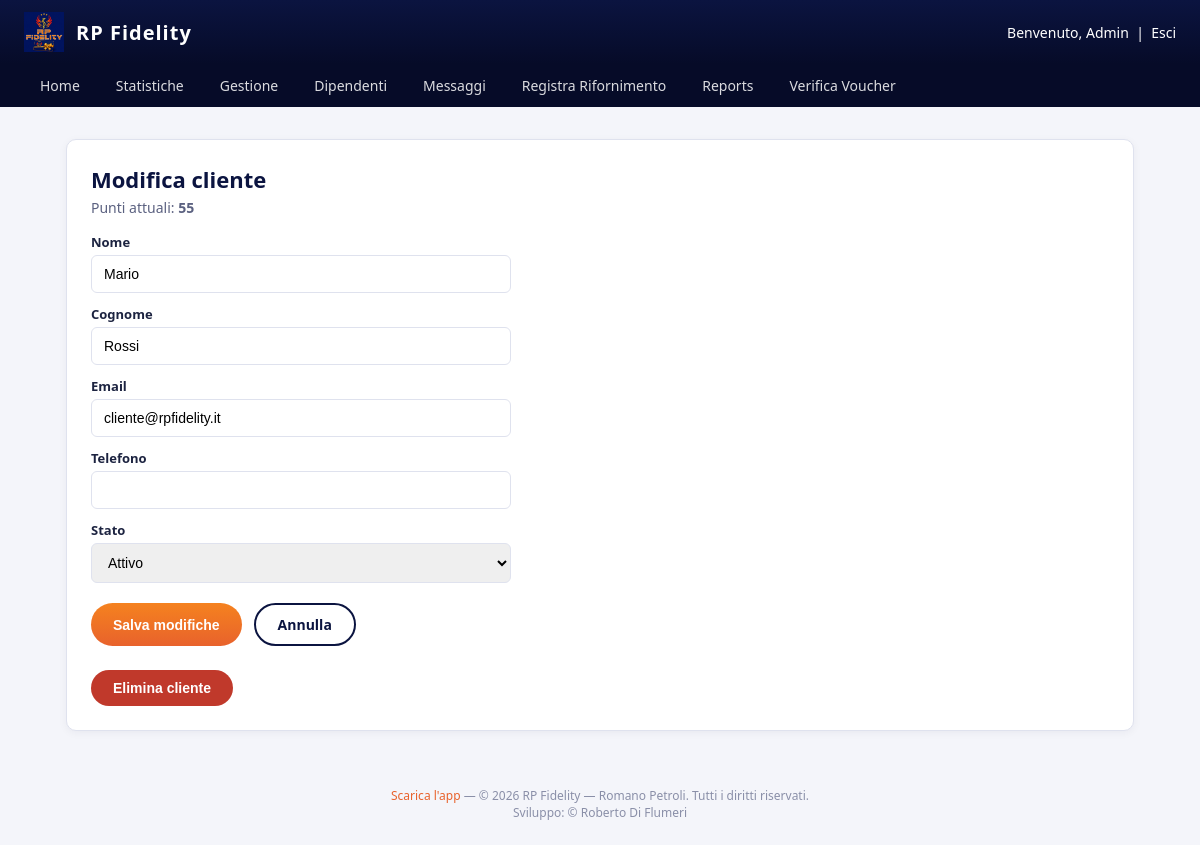
Page /admin/clienti/modifica?id=3 (signed in) on the committed database.
### tables this page shows
CREATE TABLE IF NOT EXISTS users (
    id INT UNSIGNED AUTO_INCREMENT PRIMARY KEY,
    nome VARCHAR(100) NOT NULL,
    cognome VARCHAR(100) NOT NULL,
    email VARCHAR(190) NOT NULL UNIQUE,
    password_hash VARCHAR(255) NOT NULL,
    telefono VARCHAR(30) NULL,
     
    codice_card VARCHAR(20) NULL UNIQUE,
    ruolo ENUM('cliente','admin','dipendente') NOT NULL DEFAULT 'cliente',
    punti_saldo DECIMAL(10,2) NOT NULL DEFAULT 0,
    stato ENUM('attivo','sospeso') NOT NULL DEFAULT 'attivo',
    api_token VARCHAR(64) NULL UNIQUE,
    data_registrazione DATETIME NOT NULL DEFAULT CURRENT_TIMESTAMP
);

### src/Core/View.php (called while the page is built, shortened)
<?php
class View
{
    public static function layout(string $view, array $data = []): void
    {
        extract($data);
        $viewFile = __DIR__ . '/../Views/' . $view . '.php';
        require $viewFile;
        $content = ob_get_clean();
        require __DIR__ . '/../Views/layout.php';
    }
}

### src/Controllers/AdminController.php (called while the page is built, shortened)
<?php
class AdminController
{
    public function modificaClienteForm(): void
    {
        $id = (int) ($_GET['id'] ?? 0);
        $cliente = User::find($id);
        View::layout('admin/modifica-cliente', [
            'pageTitle' => 'Modifica cliente — RP Fidelity',
            'cliente' => $cliente,
        ]);
    }
}

### src/Core/Router.php (called while the page is built, shortened)
<?php
class Router
{
    private array $routes = [];
    public function get(string $path, callable $handler): void
    {
        $this->routes['GET'][$path] = $handler;
    }
    public function post(string $path, callable $handler): void
    {
        $this->routes['POST'][$path] = $handler;
    }
    public function dispatch(string $method, string $uri): void
    {
        $path = parse_url($uri, PHP_URL_PATH) ?: '/';
        $path = rtrim($path, '/');
        $handler = $this->routes[$method][$path] ?? null;
        $handler();
    }
}

### public/index.php (called while the page is built, shortened)
<?php
require __DIR__ . '/../src/Core/helpers.php';
spl_autoload_register(function (string $class) {
    $prefix = 'App\\';
    $relative = substr($class, strlen($prefix));
    $file = __DIR__ . '/../src/' . str_replace('\\', '/', $relative) . '.php';
});
$router = new Router();
$router->get('/', function () {
    header('Location: ' . (Auth::check() ? '/dashboard' : '/login'));
});
$router->get('/login', [new AuthController(), 'showLogin']);
$router->post('/login', [new AuthController(), 'login']);
$router->get('/registrati', [new AuthController(), 'showRegister']);
$router->post('/registrati', [new AuthController(), 'register']);
$router->get('/logout', [new AuthController(), 'logout']);
$router->get('/scarica-app', [new PublicController(), 'scaricaApp']);
$router->get('/dashboard', [new DashboardController(), 'index']);
$router->get('/rifornimenti', [new DashboardController(), 'rifornimenti']);
$router->get('/la-mia-card', [new DashboardController(), 'card']);
$router->get('/voucher', [new VoucherController(), 'index']);
$router->get('/catalogo', [new VoucherController(), 'catalogo']);
$router->post('/voucher/riscatta', [new VoucherController(), 'riscatta']);
$router->get('/voucher/pdf', [new VoucherController(), 'pdf']);
$router->get('/contatti', [new ContattiController(), 'index']);
$router->post('/contatti', [new ContattiController(), 'invia']);
$router->get('/faq', [new FaqController(), 'index']);
$router->get('/impostazioni', [new SettingsController(), 'index']);
$router->post('/impostazioni', [new SettingsController(), 'aggiornaProfilo']);
$router->post('/impostazioni/password', [new SettingsController(), 'aggiornaPassword']);
$router->get('/admin/statistiche', [new AdminController(), 'statistiche']);
$router->get('/admin/clienti', [new AdminController(), 'clienti']);
$router->get('/admin/clienti/modifica', [new AdminController(), 'modificaClienteForm']);
$router->post('/admin/clienti/modifica', [new AdminController(), 'modificaCliente']);
$router->post('/admin/clienti/elimina', [new AdminController(), 'eliminaCliente']);
$router->get('/admin/messaggi', [new AdminController(), 'messaggi']);
$router->get('/admin/messaggi/thread', [new AdminController(), 'messaggioThread']);
$router->post('/admin/messaggi/rispondi', [new AdminController(), 'rispondiMessaggio']);
$router->get('/admin/dipendenti', [new AdminController(), 'dipendenti']);
$router->get('/admin/dipendenti/nuovo', [new AdminController(), 'nuovoDipendenteForm']);
$router->post('/admin/dipendenti/nuovo', [new AdminController(), 'nuovoDipendente']);
$router->get('/admin/dipendenti/modifica', [new AdminController(), 'modificaDipendenteForm']);
$router->post('/admin/dipendenti/modifica', [new AdminController(), 'modificaDipendente']);
$router->post('/admin/dipendenti/elimina', [new AdminController(), 'eliminaDipendente']);
$router->get('/admin/reports', [new AdminController(), 'reports']);
$router->get('/admin/verifica-voucher', [new AdminController(), 'verificaVoucher']);
$router->post('/admin/verifica-voucher/usa', [new AdminController(), 'usaVoucher']);
$router->get('/admin/rifornimenti/nuovo', [new AdminController(), 'nuovoRifornimento']);
$router->post('/admin/rifornimenti/nuovo/cliente', [new AdminController(), 'identificaCliente']);
$router->post('/admin/rifornimenti/nuovo/cambia-cliente', [new AdminController(), 'cambiaCliente']);
$router->post('/admin/rifornimenti/nuovo/voucher', [new AdminController(), 'aggiungiVoucher']);
$router->post('/admin/rifornimenti/nuovo/voucher/rimuovi', [new AdminController(), 'rimuoviVoucher']);
$router->post('/admin/rifornimenti/nuovo/conferma', [new AdminController(), 'confermaRifornimento']);
$router->dispatch($_SERVER['REQUEST_METHOD'], $_SERVER['REQUEST_URI']);

### src/Core/Database.php (called while the page is built, shortened)
<?php
class Database
{
    private static ?PDO $instance = null;
    public static function connection(): PDO
    {
        if (self::$instance === null) {
            $config = require __DIR__ . '/../../config/config.php';
            $db = $config['db'];
            $dsn = sprintf(
                'mysql:host=%s;port=%d;dbname=%s;charset=%s',
                $db['host'],
                $db['port'],
                $db['name'],
                $db['charset']
            );
            self::$instance = new PDO($dsn, $db['user'], $db['pass'], [
                PDO::ATTR_ERRMODE => PDO::ERRMODE_EXCEPTION,
                PDO::ATTR_DEFAULT_FETCH_MODE => PDO::FETCH_ASSOC,
            ]);
        }
        return self::$instance;
    }
}

### src/Models/User.php (called while the page is built, shortened)
<?php
class User
{
    public static function find(int $id): ?array
    {
        $stmt = Database::connection()->prepare('SELECT * FROM users WHERE id = ?');
        $stmt->execute([$id]);
        $user = $stmt->fetch();
        return $user ?: null;
    }
}

### src/Core/helpers.php (called while the page is built)
<?php
function format_punti(float $punti): string
{
    if (fmod($punti, 1.0) === 0.0) {
        return number_format($punti, 0, ',', '.');
    }
    return number_format($punti, 2, ',', '.');
}

### src/Core/Auth.php (called while the page is built, shortened)
<?php
class Auth
{
    public static function userId(): ?int
    {
        return $_SESSION['user_id'] ?? null;
    }
    public static function user(): ?array
    {
        $id = self::userId();
        return $id ? User::find($id) : null;
    }
}

### src/Views/admin/modifica-cliente.php (the view, shortened to what this page needs)
<div class="rp-card">
    <h1 class="rp-title">Modifica cliente</h1>
    <p class="rp-subtitle">Punti attuali: <strong><?= format_punti((float) $cliente['punti_saldo']) ?></strong></p>
    <form class="rp-form" method="post" action="/admin/clienti/modifica" style="max-width: 420px;">
        <label for="nome">Nome</label>
        <input type="text" id="nome" name="nome" required value="<?= htmlspecialchars($cliente['nome']) ?>">
        <label for="cognome">Cognome</label>
        <input type="text" id="cognome" name="cognome" required value="<?= htmlspecialchars($cliente['cognome']) ?>">
        <label for="email">Email</label>
        <input type="email" id="email" name="email" required value="<?= htmlspecialchars($cliente['email']) ?>">
        <label for="telefono">Telefono</label>
        <input type="tel" id="telefono" name="telefono" value="<?= htmlspecialchars($cliente['telefono'] ?? '') ?>">
        <label for="stato">Stato</label>
        <select id="stato" name="stato">
            <option value="attivo" <?= $cliente['stato'] === 'attivo' ? 'selected' : '' ?>>Attivo</option>
        </select>
        <div style="margin-top: 20px; display:flex; gap:12px;">
            <button type="submit" class="rp-btn">Salva modifiche</button>
            <a href="/admin/clienti" class="rp-btn rp-btn-outline">Annulla</a>
        </div>
    </form>
    <form method="post" action="/admin/clienti/elimina"
          onsubmit="return confirm('Eliminare definitivamente questo cliente? L\'operazione non è reversibile.');"
          style="margin-top: 24px;">
        <button type="submit" class="rp-btn" style="background:#c0392b;">Elimina cliente</button>
    </form>
</div>

### src/Views/layout.php (shortened to what this page needs)
<?php
$user = Auth::user();
$isAdmin = $user && $user['ruolo'] === 'admin';
$currentPath = parse_url($_SERVER['REQUEST_URI'] ?? '/', PHP_URL_PATH);
?>
<!DOCTYPE html>
<html lang="it">
<head>
    <link rel="stylesheet" href="/assets/css/style.css">
</head>
<body>
    <header class="rp-header">
        <div class="rp-header-left">
            <div class="rp-brand">
                <img src="/assets/img/logo.jpeg" alt="RP Fidelity">
                <span>RP Fidelity</span>
            </div>
        </div>
        <?php if ($user): ?>
            <div class="rp-user">
                Benvenuto, <?= htmlspecialchars($user['nome']) ?>
                &nbsp;|&nbsp; <a href="/logout" style="color:#fff;">Esci</a>
            </div>
        <?php endif; ?>
    </header>
    <?php if ($isAdmin): ?>
    <nav class="rp-nav">
        <a href="/dashboard" class="<?= $currentPath === '/dashboard' ? 'active' : '' ?>">Home</a>
        <a href="/admin/statistiche" class="<?= $currentPath === '/admin/statistiche' ? 'active' : '' ?>">Statistiche</a>
        <a href="/admin/clienti" class="<?= $currentPath === '/admin/clienti' ? 'active' : '' ?>">Gestione</a>
        <a href="/admin/dipendenti" class="<?= $currentPath === '/admin/dipendenti' ? 'active' : '' ?>">Dipendenti</a>
        <a href="/admin/messaggi" class="<?= str_starts_with($currentPath, '/admin/messaggi') ? 'active' : '' ?>">Messaggi</a>
        <a href="/admin/rifornimenti/nuovo" class="<?= $currentPath === '/admin/rifornimenti/nuovo' ? 'active' : '' ?>">Registra Rifornimento</a>
        <a href="/admin/reports" class="<?= $currentPath === '/admin/reports' ? 'active' : '' ?>">Reports</a>
        <a href="/admin/verifica-voucher" class="<?= $currentPath === '/admin/verifica-voucher' ? 'active' : '' ?>">Verifica Voucher</a>
    </nav>
    <?php endif; ?>
    <main class="rp-container">
        <?= $content ?>
    </main>
    <footer class="rp-footer">
        <a href="/scarica-app">Scarica l'app</a> —
        &copy; <?= date('Y') ?> RP Fidelity — Romano Petroli. Tutti i diritti riservati.
        <br>Sviluppo: &copy; Roberto Di Flumeri
    </footer>
</body>
</html>

### public/assets/css/style.css (style rules this page uses)
:root { --rp-navy: #0b1440; --rp-navy-dark: #060b28; --rp-orange: #f5821f; --rp-orange-dark: #e8622c; --rp-gold: #f5c518; --rp-white: #ffffff; --rp-gray-bg: #f4f5fa; --rp-gray-border: #dfe2ee; --rp-text: #1c2340; }
* { box-sizing: border-box; }
body { margin: 0; font-family: "Segoe UI", Arial, sans-serif; background: var(--rp-gray-bg); color: var(--rp-text); }
a { color: var(--rp-orange-dark); text-decoration: none; }
.rp-header { background: linear-gradient(180deg, var(--rp-navy) 0%, var(--rp-navy-dark) 100%); color: var(--rp-white); padding: 0 24px; display: flex; align-items: center; justify-content: space-between; height: 64px; }
.rp-header-left { display: flex; align-items: center; gap: 16px; }
.rp-header .rp-brand { display: flex; align-items: center; gap: 12px; font-weight: 700; font-size: 20px; letter-spacing: 1px; }
.rp-header .rp-brand img { height: 40px; }
.rp-header .rp-user { font-size: 14px; }
.rp-nav { background: var(--rp-navy-dark); display: flex; gap: 4px; padding: 0 24px; }
.rp-nav a { color: var(--rp-white); padding: 12px 16px; font-size: 14px; opacity: 0.85; }
.rp-container { max-width: 1100px; margin: 32px auto; padding: 0 16px; }
.rp-card { background: var(--rp-white); border: 1px solid var(--rp-gray-border); border-radius: 10px; padding: 24px; margin-bottom: 24px; box-shadow: 0 2px 8px rgba(11, 20, 64, 0.05); }
.rp-title { font-size: 22px; font-weight: 700; margin: 0 0 4px; color: var(--rp-navy); }
.rp-subtitle { color: #5b6180; margin: 0 0 16px; font-size: 14px; }
.rp-btn { display: inline-block; background: linear-gradient(180deg, var(--rp-orange) 0%, var(--rp-orange-dark) 100%); color: var(--rp-white); border: none; padding: 10px 22px; border-radius: 24px; font-weight: 600; cursor: pointer; font-size: 14px; }
.rp-btn-outline { background: none; border: 2px solid var(--rp-navy); color: var(--rp-navy); }
.rp-form label { display: block; font-size: 13px; font-weight: 600; margin: 12px 0 4px; }
.rp-form input, .rp-form select { width: 100%; padding: 10px 12px; border: 1px solid var(--rp-gray-border); border-radius: 6px; font-size: 14px; }
.rp-footer { text-align: center; padding: 24px; color: #8a8fa8; font-size: 12px; }

### rows in the picture
users: nome "Admin"
users: punti_saldo "55", nome "Mario", cognome "Rossi", email "cliente@rpfidelity.it", stato "Attivo"
